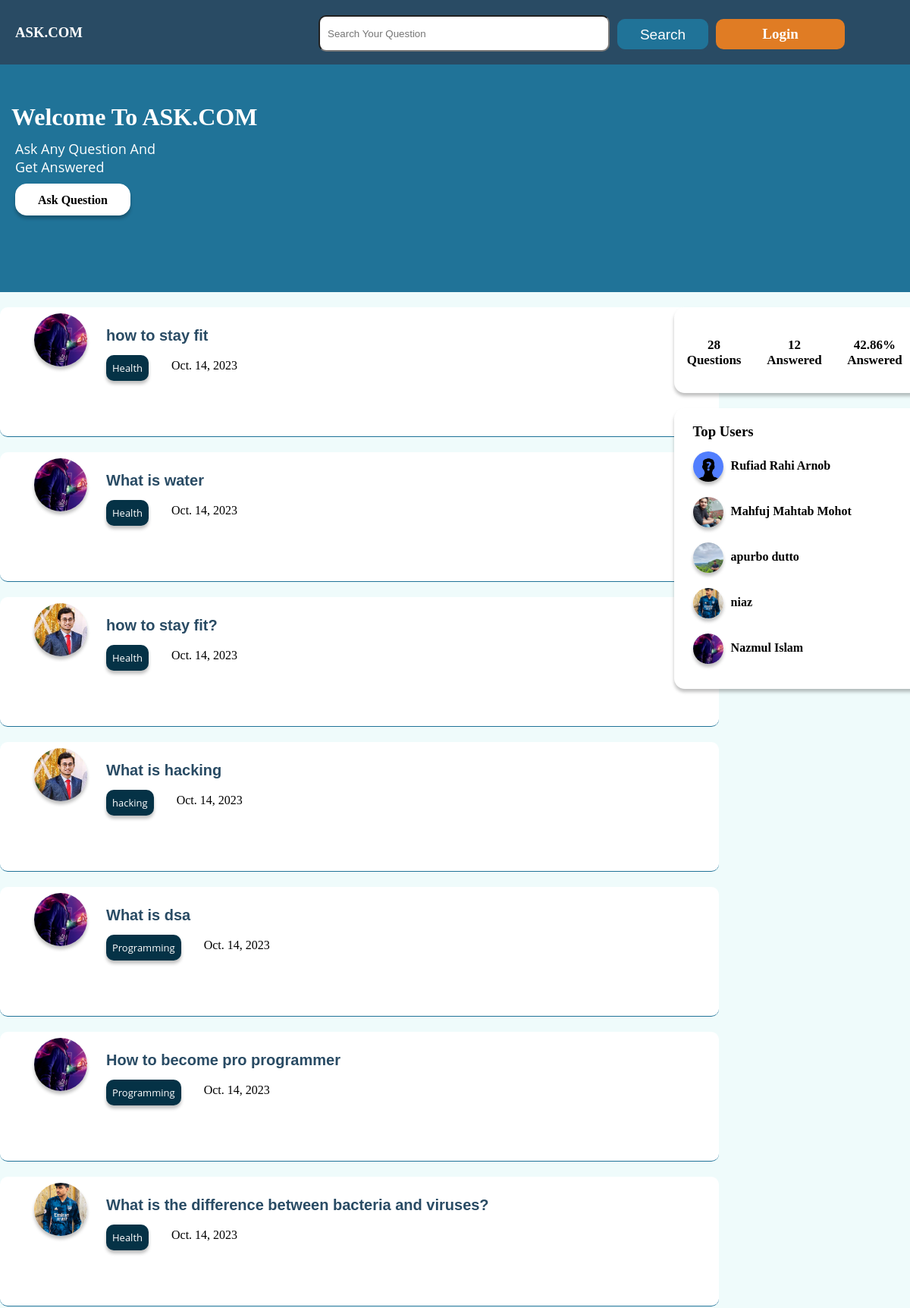
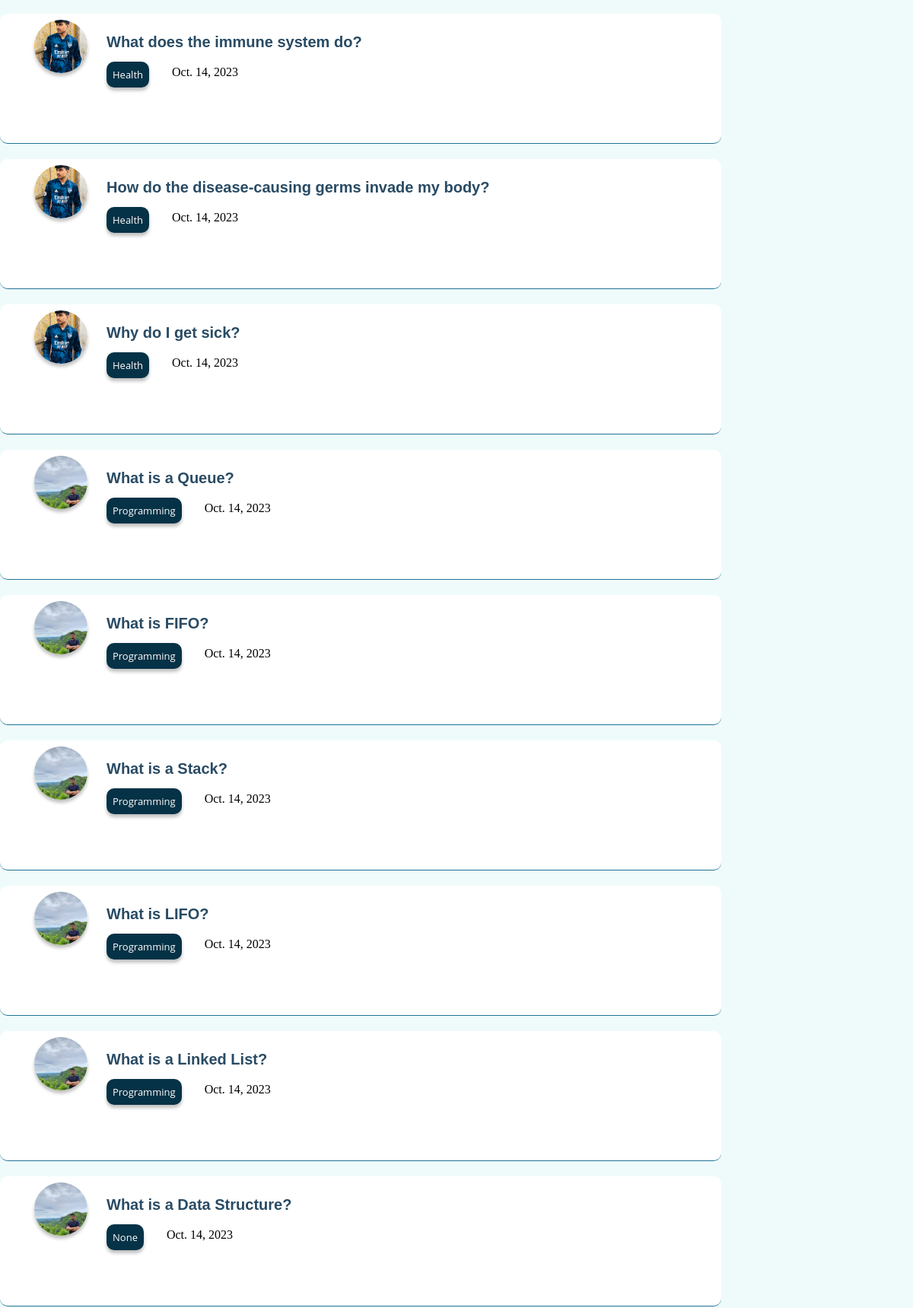
The page / (upper part) on the database its author committed (2 pictures, top to bottom).
### home/models.py (models this page shows)
class OurUser(models.Model):
    id = models.IntegerField(primary_key = True)
    name = models.CharField(max_length = 30,null = True)
    email = models.CharField(max_length = 50,null = True)
    password = models.TextField(null = True)
    Bio = models.TextField(null = True)
    Num_of_followers = models.IntegerField(null = True)
    Num_of_following = models.IntegerField(null = True)
    user = models.CharField(max_length = 100,null = True)
    img = models.ImageField(upload_to='images/', null= True)
    phone_No = models.CharField(max_length = 15, null= True)

### questions/models.py (models this page shows)
class Questions(models.Model):
    id =models.IntegerField(primary_key =True)
    title = models.CharField(max_length = 30)
    details = models.CharField(max_length = 50)
    u_email = models.CharField(max_length=50,null = True)
    cat_name = models.CharField(max_length=100,null=True)
    time = models.DateTimeField(auto_now_add=True,null = True)

### home/views.py (the view)
# urls.py: path('',home_view,name = "home"),
def home_view(request):
    user_email = OurUser.objects.all()
    user_list={}
    questions_info = Questions.objects.all().order_by("-id")
    count=0
    for i in range(0,len(user_email)):
        user_info = {}
        c = 0
        for j in range(0,len(questions_info)):
            if(user_email[i].email == questions_info[j].u_email):
                c+=1
                if(count != 5):
                    if(c == 1):
                        user_info['name'] = user_email[i].name
                        user_info['img'] = user_email[i].img
                        user_info['user'] = user_email[i].user
                        user_list[i] = user_info
                        count+=1
                    else:
                        break
                else:
                    break
    questions = Questions.objects.all().order_by("-id")
    total_question = len(questions)
    answer = Answer.objects.all()
    total_answer = 0
    for i in range(0,total_question):
        for j in range(0,len(answer)):
            if questions[i].id == int(answer[j].Q_ID):
                total_answer=total_answer + 1
    if(total_answer == 0 or total_question == 0):
        perchantage = 0
    else:
        perchantage = (total_answer / total_question) * 100
    question_dict = {}
    for i in range(len(questions)):
        dict = {}
        for j in range(len(user_email)):
            if(questions[i].u_email == user_email[j].email):
                dict['img'] = user_email[j].img
                dict['user'] = user_email[j].user
                dict['title'] = questions[i].title
                dict['details'] = questions[i].details
                dict['cat_name'] = questions[i].cat_name
                dict['id'] = questions[i].id
                dict['time'] = questions[i].time
                question_dict[i] = dict
    try:
        if request.session['active'] == True:
            print("session available")
            my_user = OurUser.objects.filter(email = request.session['0'])
            return render(request,"index.html",{"my_users" : my_user[0], "registered" : True,"question_dict" : question_dict,"total_question":total_question,"total_answer" : total_answer,"perchantage" : perchantage,"user_list" : user_list})
        else:
            print("sorry session not available")
            return render(request,"index.html",{"question_dict" : question_dict,"total_question":total_question,"total_answer" : total_answer,"perchantage" : perchantage,"user_list" : user_list})
    except:
            return render(request,"index.html",{"question_dict" : question_dict,"total_question":total_question,"total_answer" : total_answer,"perchantage" : perchantage,"user_list" : user_list})

### home/templates/index.html (shortened to what this page needs)
{% extends 'base.html' %}
{% load static %}
{% block banner %}
<div class="banner">
    <div class="main_banner">
        <h2>Welcome To ASK.COM</h2>
        <p>Ask Any Question And <br> Get Answered</p>
        <a href="/ask_question"  class="ask_question">Ask  Question</a>
    </div>
</div>
{% endblock banner %}
    {% block body %}
    <div class="container bg">
        <div class="main_container">
         <div class="left_main_container">
            {% for key,value in question_dict.items %}
            <div class="question">
                <a href="/profile/user/{{ value.user }}" class="logo_a">
                <div class="logo_section">
                <img class="logo_img" src="/media/{{ value.img }}" alt="">
            </div></a>
            <div class="rest">
                <a class="title_a" href="/answer/{{ value.id }}"><h3 class="question_title">{{ value.title }}</h3></a>
                <div class="category_section">
                    <a href="/category/{{ value.cat_name }}" class="cat">{{ value.cat_name }}</a>
                </div>
                <p class="time">{{ value.time|date }}</p>
            </div>
            </div>
{% endfor %}
         </div>
         <div class="right_main_container">
            <div class="overview">
                <p class="p1">{{ total_question }}<br>  Questions</p>
                <p class="p1">{{ total_answer }}<br>Answered</p>
                <p class="p1">{{ perchantage|floatformat:2 }}%<br>Answered</p>
            </div>
            <div class="top_user">
                <h3>Top Users</h3>
                {% for key,value  in user_list.items %}
                <div class="user">
                    <a href="/profile/user/{{ value.user }}"><img src="/media/{{ value.img }}"  alt="" class="top_user_logo"></a>
                    <h4 class="name">{{ value.name }}</h4>
                </div>
                {% endfor %}
            </div>
         </div>
        </div>
</div>
{% endblock body %}

### home/static/style/style.css (style rules this page uses)
* { margin: 0px; padding: 0px; }
.container { width: 1920px; height: auto; position: relative; }
.main_container { width: 1366px; height: auto; margin: 0 auto; }
.banner { position: relative; top: 0px; overflow: hidden; width: 1920px; height: 300px; background: #207398; }
.main_banner { width: 1366px; height: 300px; margin: 0 auto; overflow: hidden; }
.banner .main_banner h2 { font-family: 'Montserrat'; font-style: normal; font-weight: 700; font-size: 32px; line-height: 39px; color: white; margin-top: 50px; margin-left: 15px; }
.banner .main_banner p { font-family: 'Open Sans'; font-style: normal; margin-top: 10px; margin-left: 20px; color: white; font-size: 18px; }
.ask_question { box-sizing: border-box; position: absolute; width: 152px; height: 42px; background: #FFFFFF; border: 1px solid #ffffff; box-shadow: 0px 4px 4px rgba(0, 0, 0, 0.25); border-radius: 15px; margin-top: 10px; margin-left: 20px; text-align: center; line-height: 42px; text-decoration: none; color: black; font-weight: bold; }
.left_main_container { width: 70%; height: auto; float: left; }
.right_main_container { width: 29.7%; height: auto; float: right; padding-bottom: 50px; }
.question { width: 908px; height: 170px; border-bottom: 1px solid #207398; margin-top: 20px; overflow: hidden; padding-left: 40px; background: white; border-radius: 10px; }
.logo_a { display: block; width: 70px; height: 70px; }
.logo_img { width: 70px; height: 70px; border-radius: 50%; margin-top: 8px; margin-left: 5px; float: left; box-shadow:0px 4px 4px rgba(0, 0, 0, 0.25); }
.question_title { width: 780px; height: auto; display: block; margin-top: 6px; text-align: justify; margin-bottom: 14px; font-size: 20px; font-family: 'Montserrat', sans-serif; }
.title_a { text-decoration: none; color: #294B64; font-family: 'Montserrat', sans-serif; margin-right: 20px; text-align: justify; }
.cat { background: #053246; width: auto; padding: 8px; border-radius: 10px; text-decoration: none; color: white; box-shadow:0px 4px 4px rgba(0, 0, 0, 0.25); font-family: 'Open Sans'; font-style: normal; float: left; display: block; margin-right: 5px; font-size: 13px; }
.logo_section { width: 92px; height: 100px; float: left; }
.rest { width: 830px; height: 70%; margin-top: -80px; float: left; padding-left: 100px; }
.time { width: auto; height: 30px; padding-right: 20px; float: left; margin-top: 5px; }
.category_section { width: auto; height: 30%; margin-right: 10px; float: left; }
.overview { width: 326px; height: 113px; margin-top: 20px; background: #ffffff; box-shadow: 0px 4px 4px rgba(0, 0, 0, 0.25); border-radius: 14px; margin-left: 45px; }
.p1 { width: 32.5%; float: left; height: 70px; text-align: center; padding-top: 40px; font-size: 17px; font-weight: bold; }
.top_user { width: 306px; height: 350px; margin-top: 20px; background: #ffffff; box-shadow: 0px 4px 4px rgba(0, 0, 0, 0.25); border-radius: 14px; margin-left: 45px; padding-top: 20px; padding-left: 25px; margin-bottom: 20px; }
.user { width: 95%; height: 50px; margin-top: 10px; }
.top_user_logo { width: 40px; height: 40px; border-radius: 50%; margin-top: 5px; box-shadow: 0px 4px 4px rgba(0, 0, 0, 0.25); float: left; margin-right: 10px; }
.name { padding-top: 15px; }
.time { margin-left: 15px; }
.bg { background: #effbfb }
img { object-fit: cover; }

### rows shown on the page
OurUser: img (picture), name "Nazmul Islam"
Questions: title "how to stay fit", cat_name "Health", time "Oct. 14, 2023"
Questions: title "What is water", cat_name "Health", time "Oct. 14, 2023"
OurUser: img (picture)
Questions: title "how to stay fit?", cat_name "Health", time "Oct. 14, 2023"
Questions: title "What is hacking", cat_name "hacking", time "Oct. 14, 2023"
Questions: title "What is dsa", cat_name "Programming", time "Oct. 14, 2023"
Questions: title "How to become pro programmer", cat_name "Programming", time "Oct. 14, 2023"
OurUser: img (picture), name "niaz"
Questions: title "What is the difference between bacteria and viruses?", cat_name "Health", time "Oct. 14, 2023"
Questions: title "What does the immune system do?", cat_name "Health", time "Oct. 14, 2023"
Questions: title "How do the disease-causing germs invade my body?", cat_name "Health", time "Oct. 14, 2023"
Questions: title "Why do I get sick?", cat_name "Health", time "Oct. 14, 2023"
OurUser: img (picture), name "apurbo dutto"
Questions: title "What is a Queue?", cat_name "Programming", time "Oct. 14, 2023"
Questions: title "What is FIFO?", cat_name "Programming", time "Oct. 14, 2023"
Questions: title "What is a Stack?", cat_name "Programming", time "Oct. 14, 2023"
Questions: title "What is LIFO?", cat_name "Programming", time "Oct. 14, 2023"
Questions: title "What is a Linked List?", cat_name "Programming", time "Oct. 14, 2023"
Questions: title "What is a Data Structure?", cat_name "None", time "Oct. 14, 2023"
OurUser: img (placeholder picture), name "Rufiad Rahi Arnob"
OurUser: img (picture), name "Mahfuj Mahtab Mohot"

### other values the page prints
{{ total_question }} "28"
{{ total_answer }} "12"
{{ perchantage|floatformat:2 }} "42.86"
